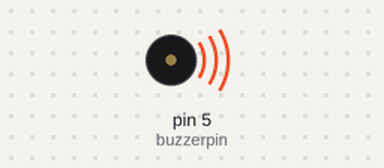
Simulated run of this sketch. Board: Arduino Uno, built with avr-gcc and run on an emulated ATmega328P. On the bench: buzzer (waves = sounding, pin HIGH).

Above: at 0.1 s.
Timing chart, 0 to 1.6 s (numbered marks = the images above):
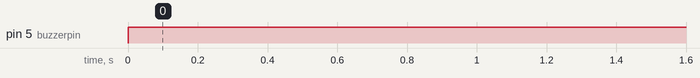

The sketch:

Buzzer_using_arduino.ino
```cpp
int buzzerpin=5;
void setup() {
  // put your setup code here, to run once:

pinMode(buzzerpin,OUTPUT);
}
void loop()
{
  digitalWrite(buzzerpin,HIGH);
}
```

Measured:
- by itself, pin 5 (buzzerpin): LOW → HIGH at 0.00 s
